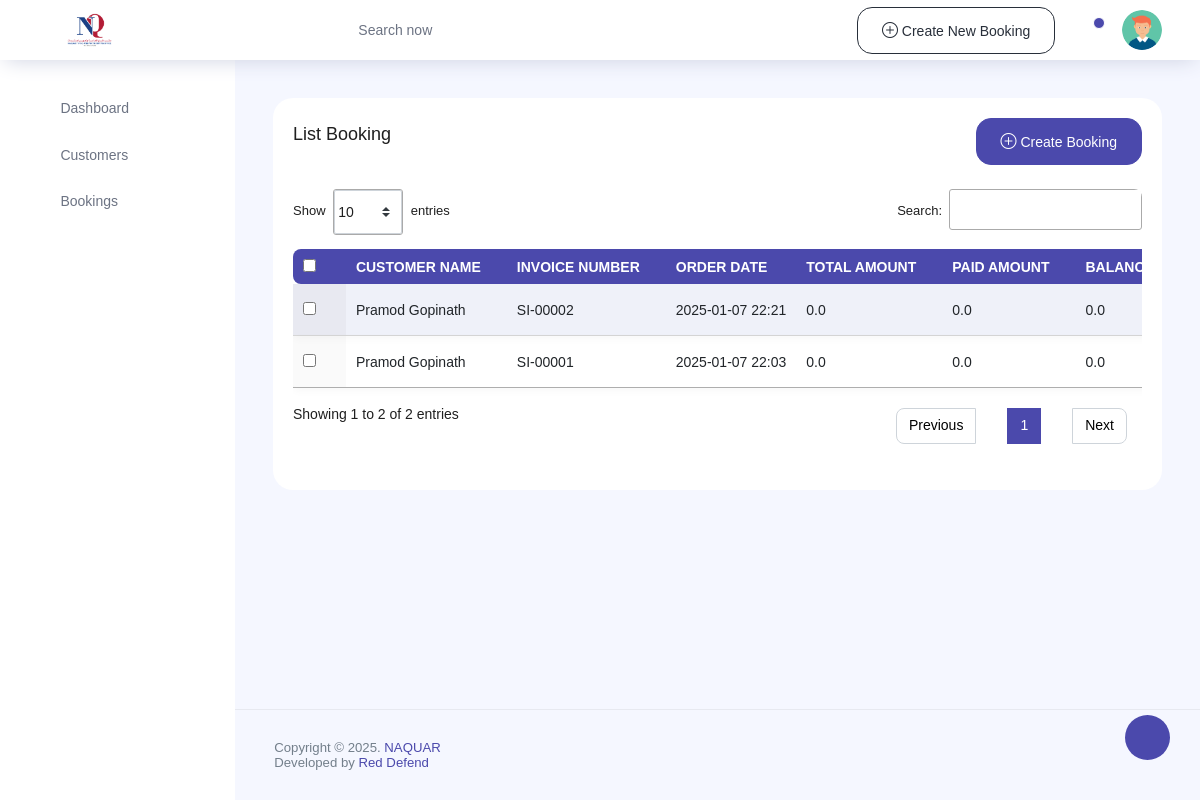
Page /services/list_bookings on the earlier database version.
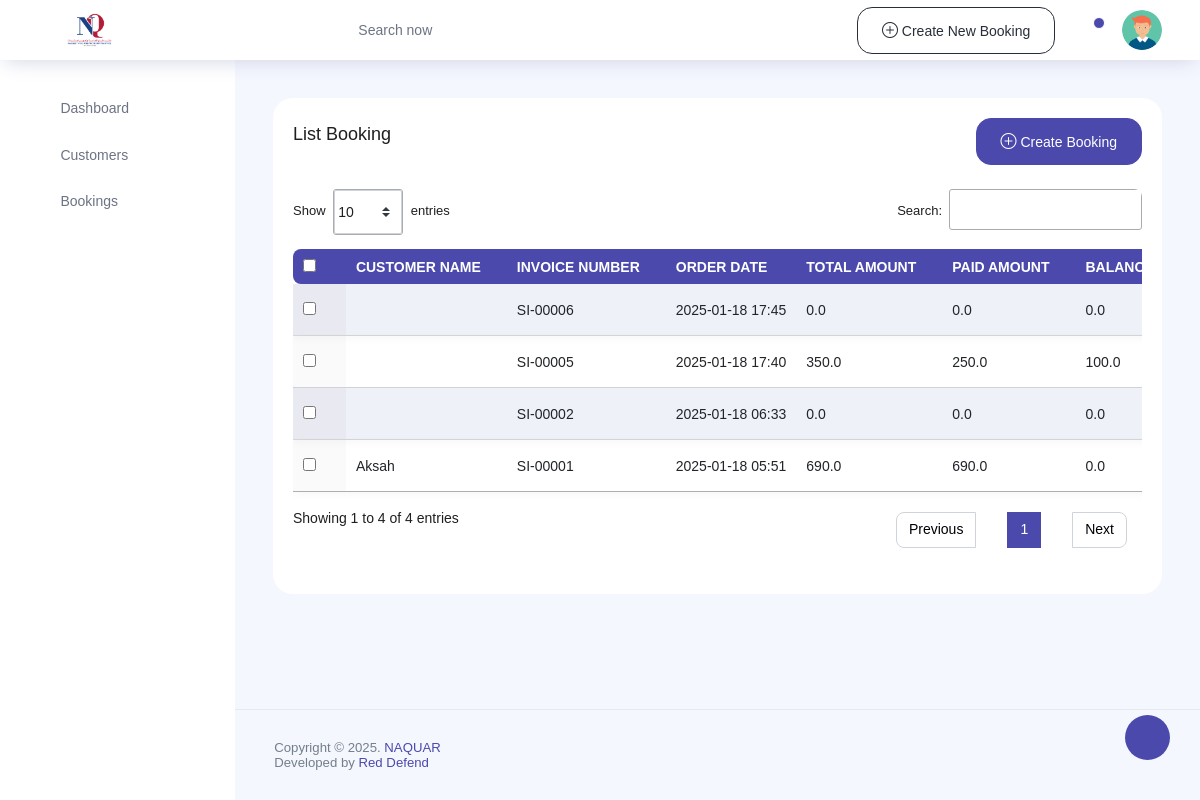
Same page on the later database version.
### service/models.py (models this page shows, shortened)
class Order(models.Model):
    customer = models.ForeignKey(Customers, on_delete=models.SET_NULL,null=True,blank=True)
    invoice_number = models.CharField(max_length=20, unique=True)
    order_date = models.DateTimeField(auto_now_add=True)
    total_amount_from_customer = models.FloatField(default=0)  # Set default to 0
    service_fee = models.FloatField(default=0)  # Set default to 0
    total_amount_before_discount = models.FloatField(default=0)  # Set default to 0
    total_tax = models.FloatField(default=0)
    total_amount = models.FloatField(default=0)
    payment_status1 = models.CharField(max_length=20, default='UNPAID', choices=(("UNPAID","UNPAID"),("PAID","PAID"),("PARTIALLY","PARTIALLY")))
    payment_status = models.BooleanField(default=False)
    discount = models.FloatField(default=0)
    bill_discount = models.FloatField(default=0)
    save_status = models.BooleanField(default=False)
    paid_amount = models.FloatField(default=0)
    balance_amount = models.FloatField(default=0)

class Customers(models.Model):
    name = models.CharField(max_length=100, null=True, blank=True)
    email = models.EmailField( null=True, blank=True)
    phone = models.CharField(max_length=15, null=True, blank=True)
    address = models.TextField( null=True, blank=True)
    eid_number = models.CharField(max_length=20, null=True, blank=True)
    customer_type = models.CharField(max_length=20, default="Individual",choices=(("Individual", "Individual"), ("Company", "Company")))
    date_added = models.DateField(auto_now_add=True)

### service/views.py (the view)
# urls.py: path("list_bookings",views.list_bookings,name="list_bookings"),
def list_bookings(request):
    context = {
        "bookings": Order.objects.all().order_by("-order_date")
    }
    return render(request,"list-bookings.html",context)

### templates/list-bookings.html (shortened to what this page needs)
{% extends 'index.html' %}
{% block content %}
<div class="content-page card position-relative">
    <div class="container-fluid card-body">
        <div class="row">
            <div class="col-lg-12">
                <div class="d-flex flex-wrap flex-wrap align-items-center justify-content-between mb-4">
                    <div>
                        <h4 class="mb-3">List Booking</h4>
                    </div>
                    <a type="button" class="btn btn-primary" href="{%url 'CreateOrder' %}">
                        <i class="bi bi-plus-circle"></i> Create Booking
                    </a>
                </div>
            </div>
            <div class="col-lg-12">
                <div class="table-responsive rounded mb-3">
                    <table id="userTable" class="table table-striped table-borderless display expandable-table">
                        <thead class="bg-white text-uppercase">
                            <tr class="ligth ligth-data">
                                <th>
                                    <div class="checkbox d-inline-block">
                                        <input type="checkbox" class="checkbox-input" id="checkbox1">
                                    </div>
                                </th>
                                <th>Customer Name</th>
                                <th>Invoice Number</th>
                                <th>Order Date</th>
                                <th>Total Amount</th>
                                <th>Paid Amount</th>
                                <th>Balance Amount</th>
                            </tr>
                        </thead>
                        <tbody>
                            {% for order in bookings %}
                            <tr>
                                <td>
                                    <div class="checkbox d-inline-block">
                                        <input type="checkbox" class="checkbox-input" id="checkbox{{ order.id }}">
                                    </div>
                                </td>
                                <td>{{ order.customer.name }}</td>
                                <td>{{ order.invoice_number }}</td>
                                <td>{{ order.order_date|date:"Y-m-d H:i" }}</td>
                                <td>{{ order.total_amount_from_customer }}</td>
                                <td>{{ order.paid_amount }}</td>
                                <td>{{ order.balance_amount }}</td>
                            </tr>
                            {% endfor %}
                        </tbody>
                    </table>
                </div>
            </div>
        </div>
    </div>
</div>
<link rel="stylesheet" href="https://cdn.datatables.net/1.13.1/css/jquery.dataTables.min.css">
    {% endblock %}

Differences in the rows shown:
removed Order: customer.name "Pramod Gopinath", invoice_number "SI-00002", order_date "2025-01-07 22:21", total_amount_from_customer "0.0", paid_amount "0.0", balance_amount "0.0"
removed Order: customer.name "Pramod Gopinath", invoice_number "SI-00001", order_date "2025-01-07 22:03", total_amount_from_customer "0.0", paid_amount "0.0", balance_amount "0.0"
added Order: invoice_number "SI-00006", order_date "2025-01-18 17:45", total_amount_from_customer "0.0", paid_amount "0.0", balance_amount "0.0"
added Order: invoice_number "SI-00005", order_date "2025-01-18 17:40", total_amount_from_customer "350.0", paid_amount "250.0", balance_amount "100.0"
added Order: invoice_number "SI-00002", order_date "2025-01-18 06:33", total_amount_from_customer "0.0", paid_amount "0.0", balance_amount "0.0"
added Order: customer.name "Aksah", invoice_number "SI-00001", order_date "2025-01-18 05:51", total_amount_from_customer "690.0", paid_amount "690.0", balance_amount "0.0"
Other differences:
text written by a page script: "Show entries Search: Showing 1 to 2 of 2 entries Previous 1 Next" → "Show entries Search: Showing 1 to 4 of 4 entries Previous 1 Next"
